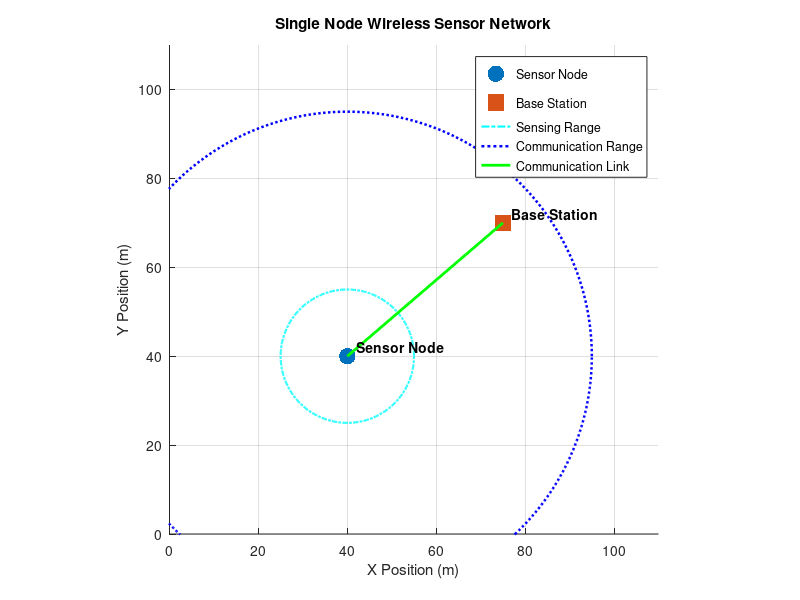

Source code (MATLAB):
%sheikh wasimuddin CSEIOT 61 LAB 3
clc;
clear;
close all;
sensor.position=[40 40];
sensor.energy=120;
sensor.senseRange=15;
sensor.commRange=55;
gateway.position=[75 70];
limit=28;
txEnergy=8;
fprintf('============================================\n');
fprintf('        SINGLE NODE WSN MODEL\n');
fprintf('============================================\n');
fprintf('\n--- NODE INFORMATION ---\n');
fprintf('Sensor Position            : (%.2f, %.2f) m\n',sensor.position(1),sensor.position(2));
fprintf('Initial Energy             : %.2f J\n',sensor.energy);
fprintf('Sensing Range              : %.2f m\n',sensor.senseRange);
fprintf('Communication Range        : %.2f m\n',sensor.commRange);
fprintf('Base Station Position      : (%.2f, %.2f) m\n',gateway.position(1),gateway.position(2));
fprintf('\n============================================\n');
fprintf('              SENSING PHASE\n');
fprintf('============================================\n');
measuredValue=24+2*randn;
fprintf('Sensor is collecting environmental data...\n');
fprintf('Measured Temperature       : %.2f degree C\n',measuredValue);
fprintf('\n============================================\n');
fprintf('             PROCESSING PHASE\n');
fprintf('============================================\n');
fprintf('Temperature Limit          : %.2f degree C\n',limit);
if measuredValue>=limit
    result=1;
    condition='HIGH';
    fprintf('Processed Result           : Temperature HIGH\n');
else
    result=0;
    condition='NORMAL';
    fprintf('Processed Result           : Temperature NORMAL\n');
end
fprintf('Processed Data             : %d\n',result);
fprintf('\n============================================\n');
fprintf('           COMMUNICATION PHASE\n');
fprintf('============================================\n');
dx=sensor.position(1)-gateway.position(1);
dy=sensor.position(2)-gateway.position(2);
linkDistance=hypot(dx,dy);
fprintf('Distance to Base Station   : %.2f m\n',linkDistance);
if linkDistance<=sensor.commRange
    fprintf('Communication Status       : WITHIN RANGE\n');
    fprintf('Data Transmission          : SUCCESSFUL\n');
    sensor.energy=sensor.energy-txEnergy;
    fprintf('Transmission Energy Used   : %.2f J\n',txEnergy);
else
    fprintf('Communication Status       : OUT OF RANGE\n');
    fprintf('Data Transmission          : FAILED\n');
end
fprintf('\n============================================\n');
fprintf('              ENERGY STATUS\n');
fprintf('============================================\n');
fprintf('Initial Energy             : 120.00 J\n');
fprintf('Remaining Energy           : %.2f J\n',sensor.energy);
fprintf('Energy Consumed            : %.2f J\n',120-sensor.energy);
fprintf('\n============================================\n');
fprintf('              FINAL RESULT\n');
fprintf('============================================\n');
fprintf('Measured Temperature       : %.2f degree C\n',measuredValue);
fprintf('Temperature Status         : %s\n',condition);
fprintf('Processed Data             : %d\n',result);
fprintf('Node-to-BS Distance        : %.2f m\n',linkDistance);
if linkDistance<=sensor.commRange
    fprintf('Communication              : SUCCESSFUL\n');
else
    fprintf('Communication              : FAILED\n');
end
fprintf('Remaining Node Energy      : %.2f J\n',sensor.energy);
figure('Name','Single Node Network','Color','w');
scatter(sensor.position(1),sensor.position(2),140,'filled','b');
hold on;
scatter(gateway.position(1),gateway.position(2),140,'filled','r','s');
phi=0:0.01:2*pi;
plot(sensor.position(1)+sensor.senseRange*cos(phi),sensor.position(2)+sensor.senseRange*sin(phi),'c-.','LineWidth',1.5);
plot(sensor.position(1)+sensor.commRange*cos(phi),sensor.position(2)+sensor.commRange*sin(phi),'b:','LineWidth',1.8);
if linkDistance<=sensor.commRange
    plot([sensor.position(1) gateway.position(1)],[sensor.position(2) gateway.position(2)],'g-','LineWidth',2);
end
text(sensor.position(1)+2,sensor.position(2)+2,'Sensor Node','FontWeight','bold');
text(gateway.position(1)+2,gateway.position(2)+2,'Base Station','FontWeight','bold');
xlabel('X Position (m)');
ylabel('Y Position (m)');
title('Single Node Wireless Sensor Network');
grid on;
axis equal;
xlim([0 110]);
ylim([0 110]);
legend('Sensor Node','Base Station','Sensing Range','Communication Range','Communication Link','Location','best');
hold off;
